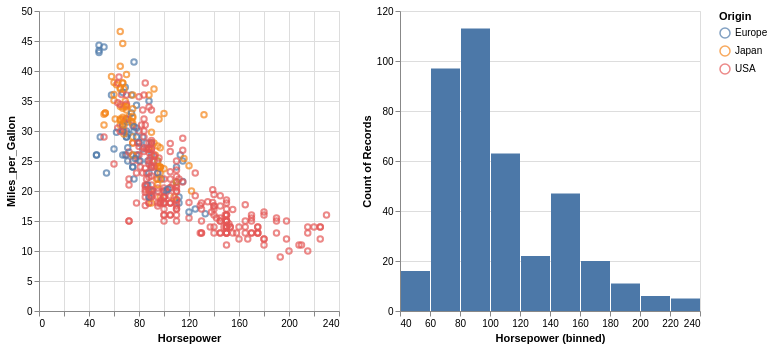

The notebook cell saved with this chart:
### Code cell
brush = alt.selection_interval(encodings=["x","y"])

points = alt.Chart(df).mark_point().encode(
    x="Horsepower:Q", y="Miles_per_Gallon:Q", color="Origin:N"
).add_params(brush)

hist = alt.Chart(df).mark_bar().encode(
    x=alt.X("Horsepower:Q", bin=True),
    y='count()'
).transform_filter(brush)

(points | hist)

### Figure 1 — Vega-Lite specification as saved in the notebook (floating-point values rounded to 4 significant figures; data arrays with more than 128 entries replaced by an {"elided": "..."} marker saying what was removed)
{"config": {"view": {"continuousWidth": 300, "continuousHeight": 300}}, "hconcat": [{"mark": {"type": "point"}, "encoding": {"color": {"field": "Origin", "type": "nominal"}, "x": {"field": "Horsepower", "type": "quantitative"}, "y": {"field": "Miles_per_Gallon", "type": "quantitative"}}, "name": "view_7"}, {"mark": {"type": "bar"}, "encoding": {"x": {"bin": true, "field": "Horsepower", "type": "quantitative"}, "y": {"aggregate": "count", "type": "quantitative"}}, "transform": [{"filter": {"param": "param_15"}}]}], "data": {"name": "data-583e73726c1545c56c203344161a975c"}, "params": [{"name": "param_15", "select": {"type": "interval", "encodings": ["x", "y"]}, "views": ["view_7"]}], "$schema": "https://vega.github.io/schema/vega-lite/v5.20.1.json", "datasets": {"data-583e73726c1545c56c203344161a975c": {"elided": "406 records"}}}
